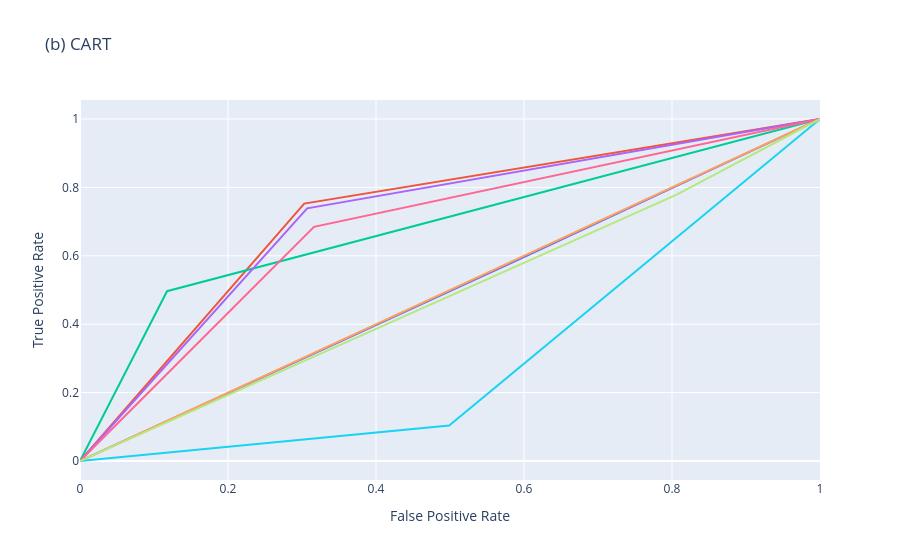

The notebook cell saved with this chart:
### Code cell
fig = go.Figure()

for i, roc_curve in enumerate(roc_curves_tree):
    fig.add_trace(go.Scatter(
        x=roc_curve['False Positive Rate'],
        y=roc_curve['True Positive Rate'],
        mode='lines',
        name=f'ROC Curve {i+1}',
        showlegend=False  # Remove the legend for each trace
    ))

fig.update_layout(
    title='(b) CART',
    xaxis_title='False Positive Rate',
    yaxis_title='True Positive Rate'
)

fig.show()

### Figure 1 — Plotly figure (JSON) as saved in the notebook; plotly's stock layout.template omitted (floating-point values rounded to 4 significant figures)
{"data": [{"mode": "lines", "name": "ROC Curve 1", "showlegend": false, "type": "scatter", "x": [0, 0.6029, 1], "y": [0, 0.5988, 1]}, {"mode": "lines", "name": "ROC Curve 2", "showlegend": false, "type": "scatter", "x": [0, 0.303, 1], "y": [0, 0.7525, 1]}, {"mode": "lines", "name": "ROC Curve 3", "showlegend": false, "type": "scatter", "x": [0, 0.1176, 1], "y": [0, 0.4965, 1]}, {"mode": "lines", "name": "ROC Curve 4", "showlegend": false, "type": "scatter", "x": [0, 0.307, 1], "y": [0, 0.7388, 1]}, {"mode": "lines", "name": "ROC Curve 5", "showlegend": false, "type": "scatter", "x": [0, 1], "y": [0, 1]}, {"mode": "lines", "name": "ROC Curve 6", "showlegend": false, "type": "scatter", "x": [0, 0.4989, 1], "y": [0, 0.1037, 1]}, {"mode": "lines", "name": "ROC Curve 7", "showlegend": false, "type": "scatter", "x": [0, 0.3162, 1], "y": [0, 0.6846, 1]}, {"mode": "lines", "name": "ROC Curve 8", "showlegend": false, "type": "scatter", "x": [0, 0.8064, 1], "y": [0, 0.7788, 1]}], "layout": {"title": {"text": "(b) CART"}, "xaxis": {"title": {"text": "False Positive Rate"}}, "yaxis": {"title": {"text": "True Positive Rate"}}}}
